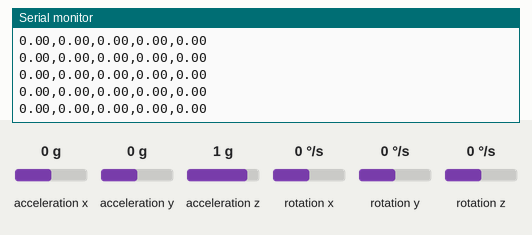
Bench run of a sketch on a simulated Arduino Uno, built with avr-gcc and run on an emulated ATmega328P. Shown: the last lines printed to the serial monitor. The test bench sets the inputs (shaded band); at power-on: acceleration x 0 g, acceleration y 0 g, acceleration z 1 g, rotation x 0 °/s, rotation y 0 °/s, rotation z 0 °/s.

Above: at 5.1 s.
5.2 s: acceleration x set to -1.4 g
At 5.27 s:
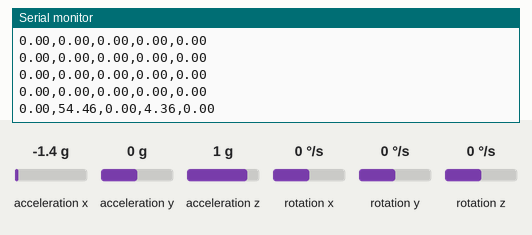
8.2 s: acceleration y set to -1.4 g
At 8.25 s:
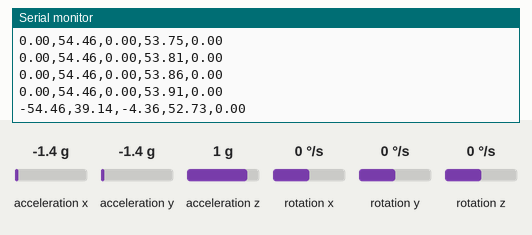
9.7 s: acceleration z set to -1.4 g
At 9.71 s:
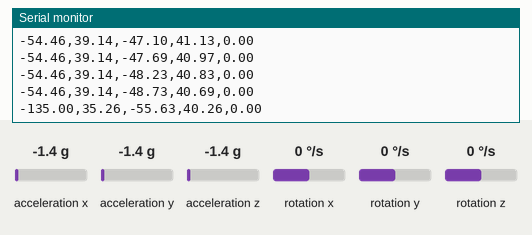
12.7 s: rotation x set to 100 °/s
At 12.7 s:
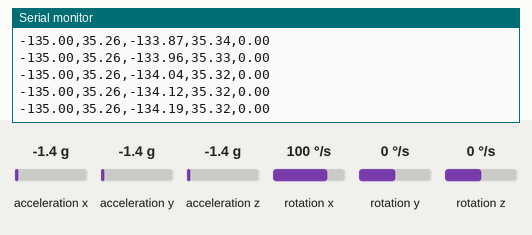
15.7 s: rotation y set to -192 °/s
At 15.7 s:
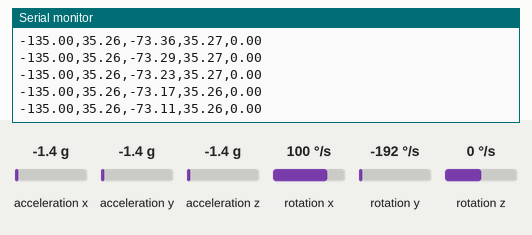
17.2 s: acceleration z set to 0.8 g
At 17.22 s:
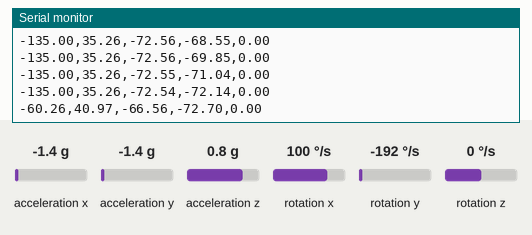
Timing chart, 0 to 20.2 s (numbered marks = the images above; inputs shaded):
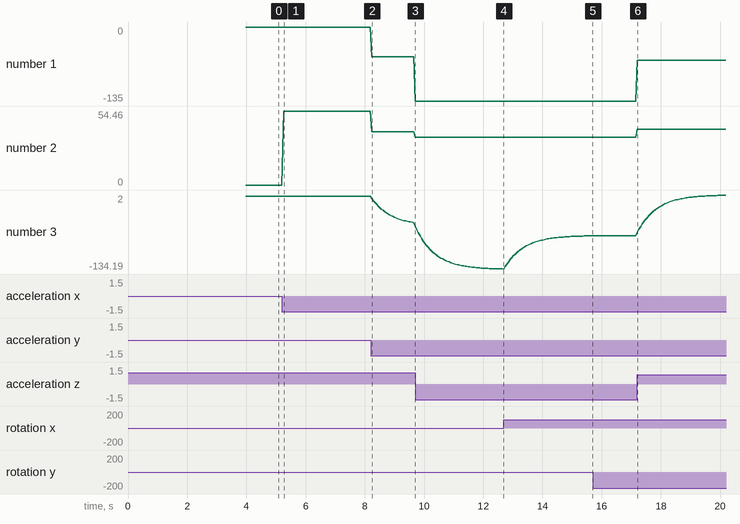

The sketch:

MPU_CODE.ino
```cpp
#include <MPU6050_tockn.h>
#include <Wire.h>
//μερικά references
//https://seanboe.com/blog/complementary-filters
//https://www.youtube.com/watch?v=wTfSfhjhAU0
#include <MPU6050_tockn.h>
#include <Wire.h>

MPU6050 mpu6050(Wire);

float alpha_comp = 0.92;  //Complementary filter, 0.92 και κάτω->more jitter

float roll = 0, pitch = 0, yaw = 0;
float gx_bias = 0, gy_bias = 0, gz_bias = 0;

unsigned long prevTime;

void calibrateGyroBias() {
  float sum_x = 0, sum_y = 0, sum_z = 0;
  const int samples = 500;

  Serial.println("Calibrating gyro... keep sensor still!");

  for (int i = 0; i < samples; i++) {
    mpu6050.update();
    sum_x += mpu6050.getGyroX();
    sum_y += mpu6050.getGyroY();
    sum_z += mpu6050.getGyroZ();
    delay(4);
  }

  gx_bias = sum_x / samples;
  gy_bias = sum_y / samples;
  gz_bias = sum_z / samples;

  Serial.print("Gyro bias: ");
  Serial.print(gx_bias); Serial.print(", ");
  Serial.print(gy_bias); Serial.print(", ");
  Serial.println(gz_bias);
}

void setup() {
  Serial.begin(9600);
  Wire.begin();
  mpu6050.begin();

  delay(1000);
  calibrateGyroBias(); //Calibrate axes

  prevTime = micros();
}

void loop() {
  mpu6050.update();

  unsigned long currentTime = micros();
  float dt = (currentTime - prevTime) / 1000000.0;  //to seconds
  prevTime = currentTime;

  // Raw angles
  float ax = mpu6050.getAccX();
  float ay = mpu6050.getAccY();
  float az = mpu6050.getAccZ();

  float roll_acc  = atan2(ay, az) * 180.0 / PI;
  float pitch_acc = atan2(-ax, sqrt(ay*ay + az*az)) * 180.0 / PI;

  float gx = mpu6050.getGyroX() - gx_bias;
  float gy = mpu6050.getGyroY() - gy_bias;
  float gz = mpu6050.getGyroZ() - gz_bias;

  // Integrate gyro
  float roll_gyro  = roll  + gx * dt;
  float pitch_gyro = pitch + gy * dt;
  yaw += gz * dt;

  // Complementary filter
  roll  = alpha_comp * roll_gyro  + (1 - alpha_comp) * roll_acc;
  pitch = alpha_comp * pitch_gyro + (1 - alpha_comp) * pitch_acc;

  // CSV
  Serial.print(roll_acc);  Serial.print(",");
  Serial.print(pitch_acc); Serial.print(",");
  Serial.print(roll);      Serial.print(",");
  Serial.print(pitch);     Serial.print(",");
  Serial.println(yaw);

  delay(50);
}
```

Measured:
- after the input at 5.2 s, the serial monitor: prints a new line after 0.05 s (image 1)
- plotted number 2: 0 → 54.46 after the input at 5.2 s
